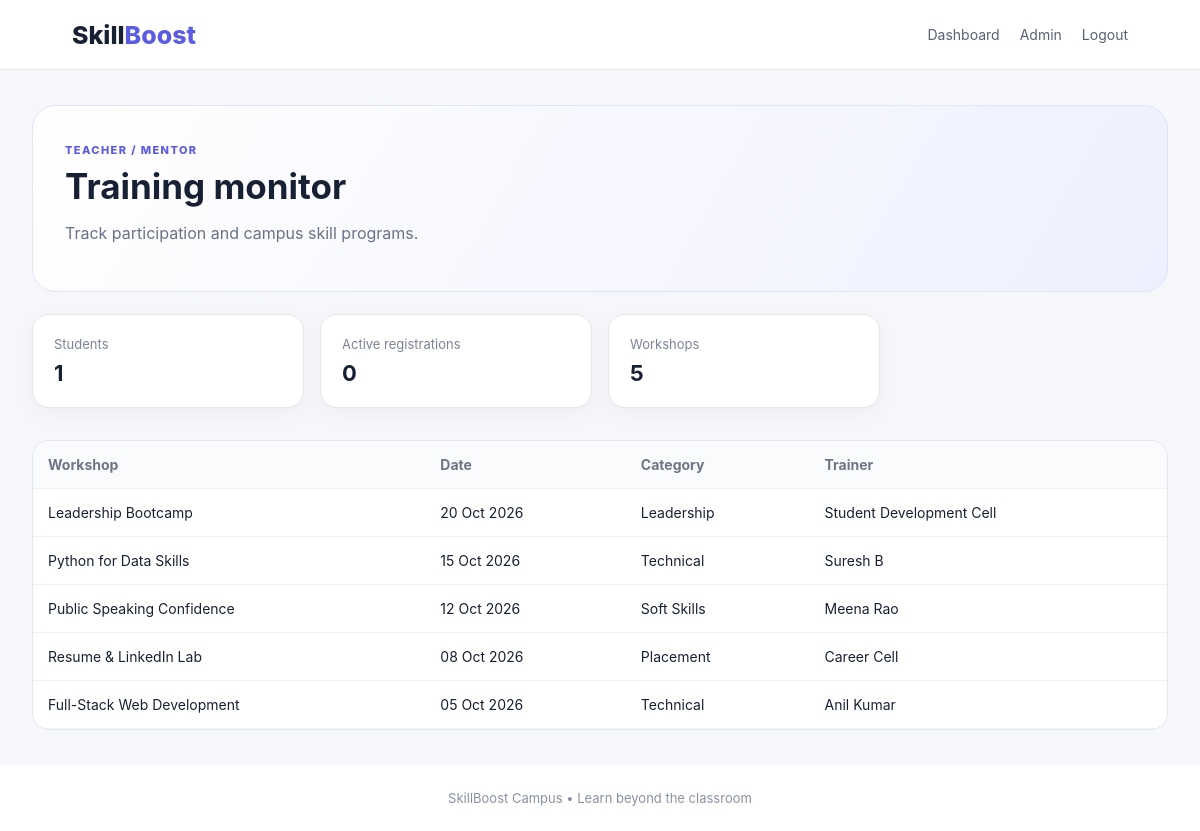
Page /teacher_dashboard.php (signed in) on the committed database.
### tables this page shows
CREATE TABLE workshops (
    id INT AUTO_INCREMENT PRIMARY KEY,
    title VARCHAR(150) NOT NULL,
    category VARCHAR(80) NOT NULL,
    description TEXT NOT NULL,
    trainer VARCHAR(100) NOT NULL,
    workshop_date DATE NOT NULL,
    start_time TIME NOT NULL,
    end_time TIME NOT NULL,
    seats INT NOT NULL DEFAULT 30,
    created_at TIMESTAMP DEFAULT CURRENT_TIMESTAMP
);

### teacher_dashboard.php (the view)
<?php
require_once "config.php"; require_login(); $u=current_user();
$total=$pdo->query("SELECT COUNT(*) c FROM users WHERE role='student'")->fetch()['c'];
$regs=$pdo->query("SELECT COUNT(*) c FROM registrations WHERE status='registered'")->fetch()['c'];
$workshops=$pdo->query("SELECT * FROM workshops ORDER BY workshop_date DESC")->fetchAll();
?>
<?php $page_title="Teacher Dashboard"; include "header.php"; ?>
<div class="hero"><div><span class="eyebrow">TEACHER / MENTOR</span><h1>Training monitor</h1><p>Track participation and campus skill programs.</p></div></div>
<div class="stats"><div class="stat"><span>Students</span><b><?=$total?></b></div><div class="stat"><span>Active registrations</span><b><?=$regs?></b></div><div class="stat"><span>Workshops</span><b><?=count($workshops)?></b></div></div>
<div class="table-wrap"><table><tr><th>Workshop</th><th>Date</th><th>Category</th><th>Trainer</th></tr><?php foreach($workshops as $w):?><tr><td><?=htmlspecialchars($w['title'])?></td><td><?=date('d M Y',strtotime($w['workshop_date']))?></td><td><?=htmlspecialchars($w['category'])?></td><td><?=htmlspecialchars($w['trainer'])?></td></tr><?php endforeach;?></table></div>
<?php include "footer.php"; ?>

### assets/style.css (style rules this page uses)
* { box-sizing:border-box }
body { margin:0;font-family:Inter,Segoe UI,Arial,sans-serif;background:#f5f7fb;color:#182033 }
.hero { display:flex;justify-content:space-between;align-items:center;background:linear-gradient(120deg,#fff,#eef0ff);border:1px solid #e1e4f5;border-radius:24px;padding:32px;margin-bottom:22px }
.hero h1 { margin:7px 0;font-size:35px }
.hero p { color:#697286 }
.eyebrow { font-size:11px;font-weight:800;letter-spacing:1.4px;color:#5b5ce2 }
.stats { display:grid;grid-template-columns:repeat(4,1fr);gap:16px;margin-bottom:32px }
.stat,.card { background:#fff;border:1px solid #e4e7ee;border-radius:17px;padding:21px;box-shadow:0 6px 20px rgba(30,35,60,.04) }
.stat span { display:block;color:#7b8496;font-size:13px;margin-bottom:8px }
.stat b { font-size:22px }
.table-wrap { background:#fff;border:1px solid #e4e7ee;border-radius:17px;overflow:auto }
table { width:100%;border-collapse:collapse }
th,td { text-align:left;padding:15px;border-bottom:1px solid #edf0f5;font-size:14px }
th { color:#6d7585;background:#fafbfc }

### rows in the picture
workshops: title "Leadership Bootcamp", workshop_date "20 Oct 2026", category "Leadership", trainer "Student Development Cell"
workshops: title "Python for Data Skills", workshop_date "15 Oct 2026", category "Technical", trainer "Suresh B"
workshops: title "Public Speaking Confidence", workshop_date "12 Oct 2026", category "Soft Skills", trainer "Meena Rao"
workshops: title "Resume & LinkedIn Lab", workshop_date "08 Oct 2026", category "Placement", trainer "Career Cell"
workshops: title "Full-Stack Web Development", workshop_date "05 Oct 2026", category "Technical", trainer "Anil Kumar"

### other values in the picture
$total "1"
$regs "0"
count($workshops) "5"
